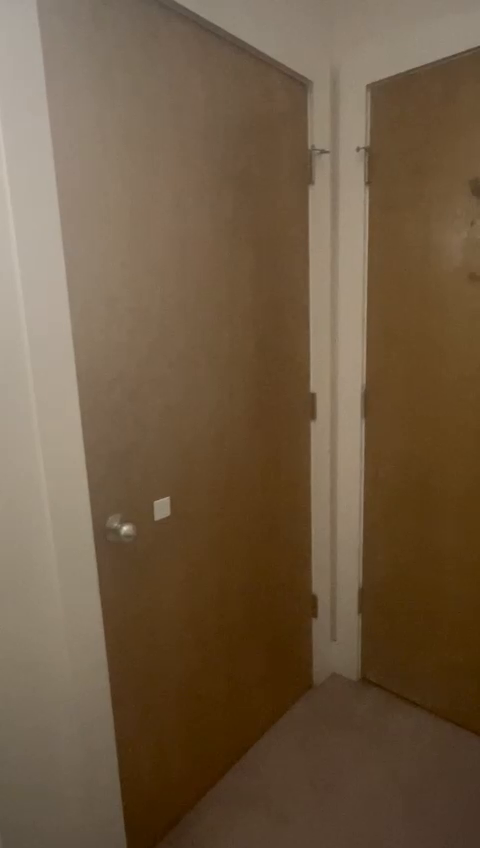
#> input picture frame 61 of Assignment2/1/video.mp4, 480 x 848 px, given in place of outpy.avi, which was not available
$ jupyter execute ObjectIdentificationInVideoUsingSSD.ipynb   (shell and % lines are left out)
#> lines starting #> are read from the running program, lines starting #| are printed output that depends on the picture
[cell 1]
import cv2
import glob
import numpy as np
import matplotlib.pyplot as plt
from scipy.signal import fftconvolve,convolve2d
import math
from PIL import Image
import numpy as np
import copy
from collections import deque

[cell 2]
#Recorder video using rgbvideo python file
#The video is in ../supportingFiles/vid2.mov
#Load the video
#Create the data set

vidcap = cv2.VideoCapture(r'I:\murali\Assignment3\outpy.avi')
success,image = vidcap.read()
#> image is the input picture: shape (848, 480, 3); mean B, G, R 66.6, 90.5, 111.2
count = 0
while success:
    success,image = vidcap.read()
    if count%30==0 :
      gray_image = cv2.cvtColor(image, cv2.COLOR_BGR2GRAY)
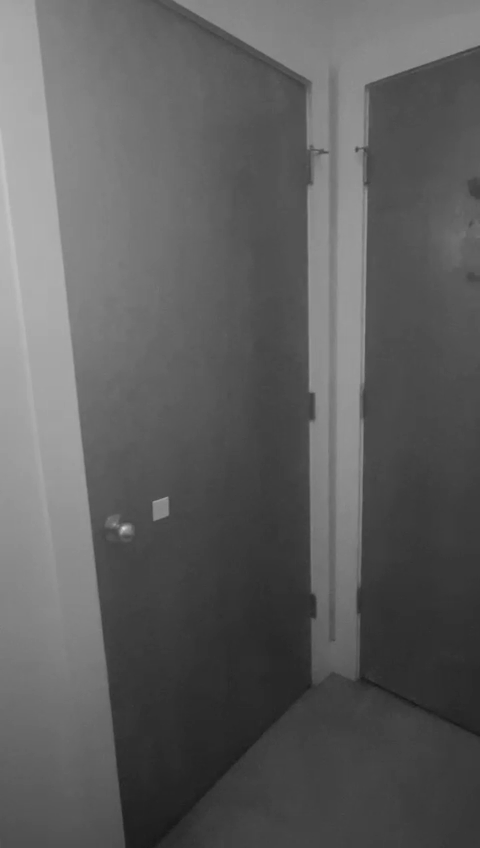
#> gray_image: shape (848, 480); min 25, max 216, mean 93.8
      cv2.imwrite(r"I:\murali\Assignment3\question1\imagesFromVideo\frame%d.jpg" %count, gray_image)     # save frame as JPEG file
    count += 1


$ run again, starting later in the video
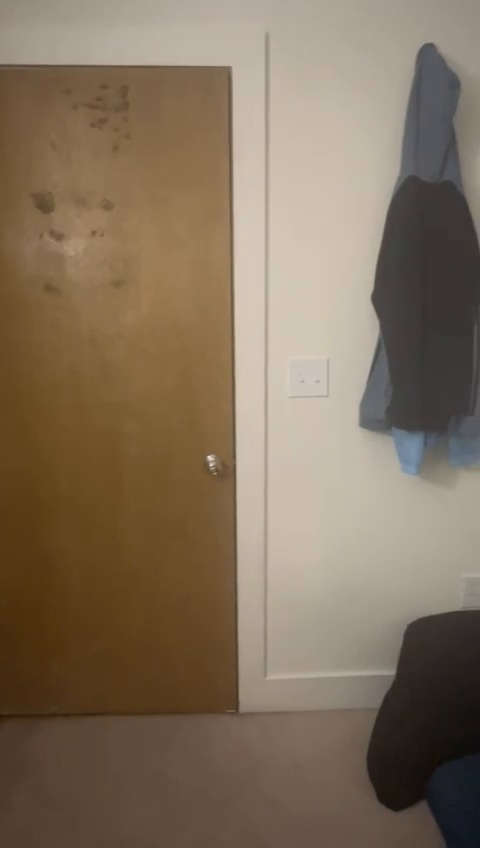
#> input picture frame 278 of Assignment2/1/video.mp4, 480 x 848 px, given in place of outpy.avi, which was not available
#> image is the input picture: shape (848, 480, 3); mean B, G, R 92.8, 112.8, 130.2
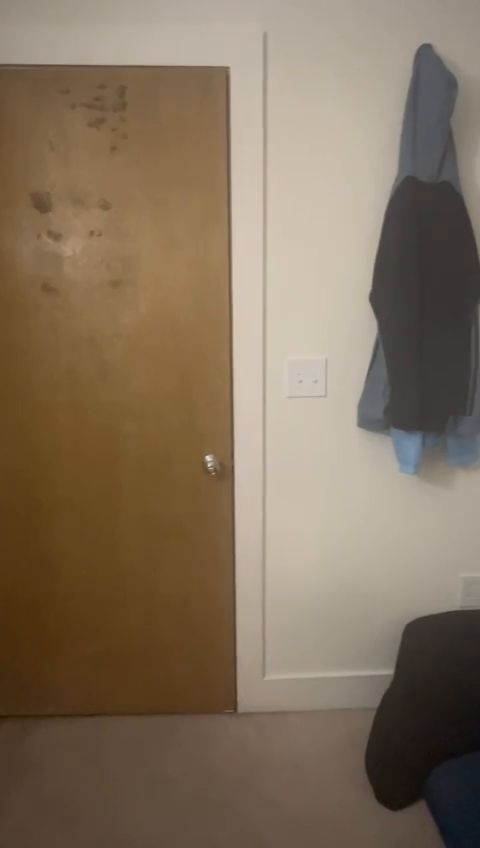
#> input picture frame 279 of Assignment2/1/video.mp4, 480 x 848 px, given in place of outpy.avi, which was not available
#> image is the input picture: shape (848, 480, 3); mean B, G, R 93, 112.9, 130.2
#> `gray_image = cv2.cvtColor(image, cv2.COLOR_BGR2GRAY)`:
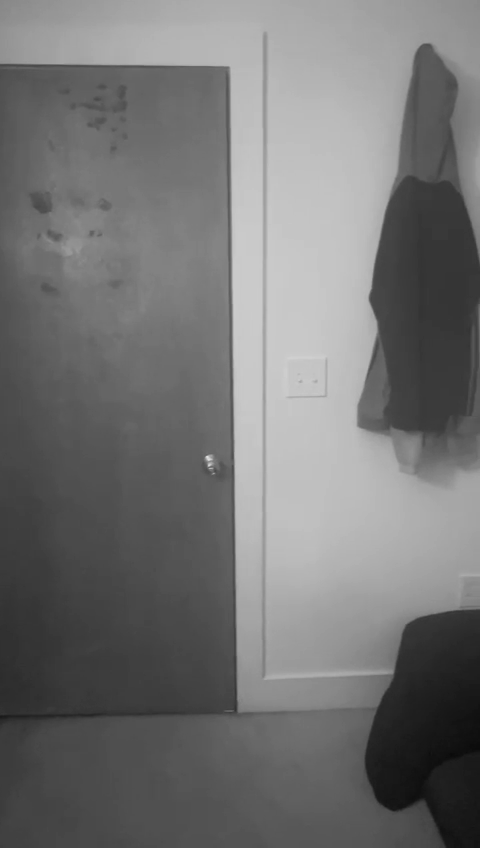
#> gray_image: shape (848, 480); min 10, max 222, mean 115.8
